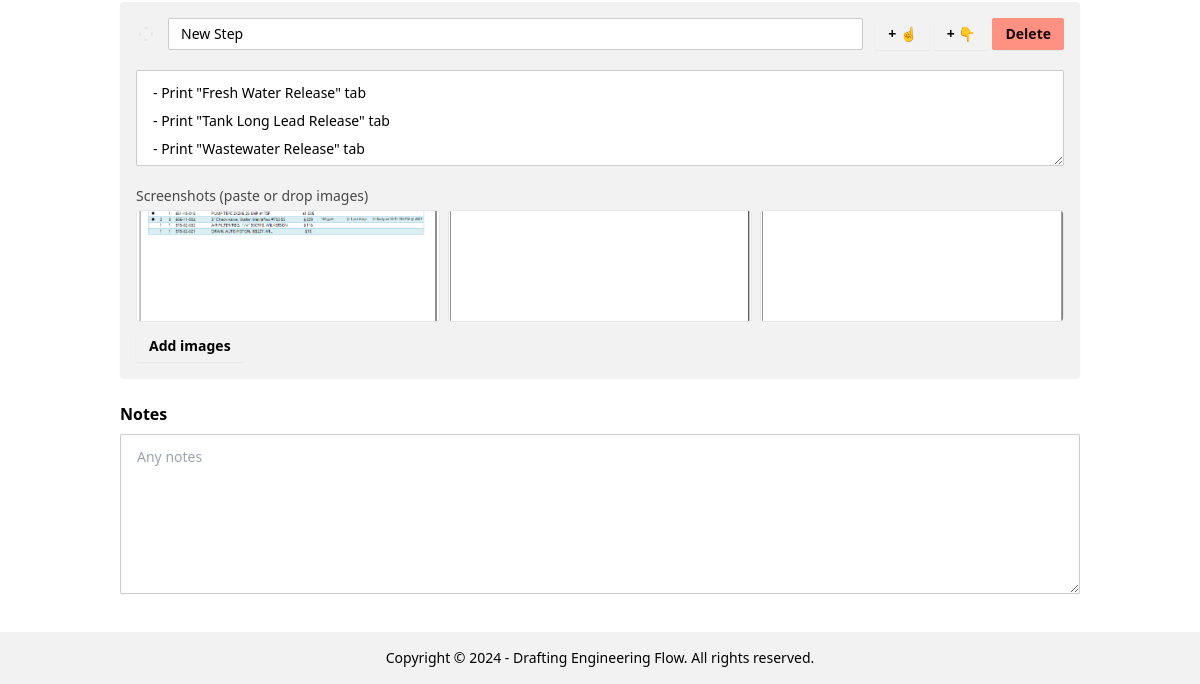
/process-creator/1/ (signed in, lower part), run on an earlier commit of the app's database.
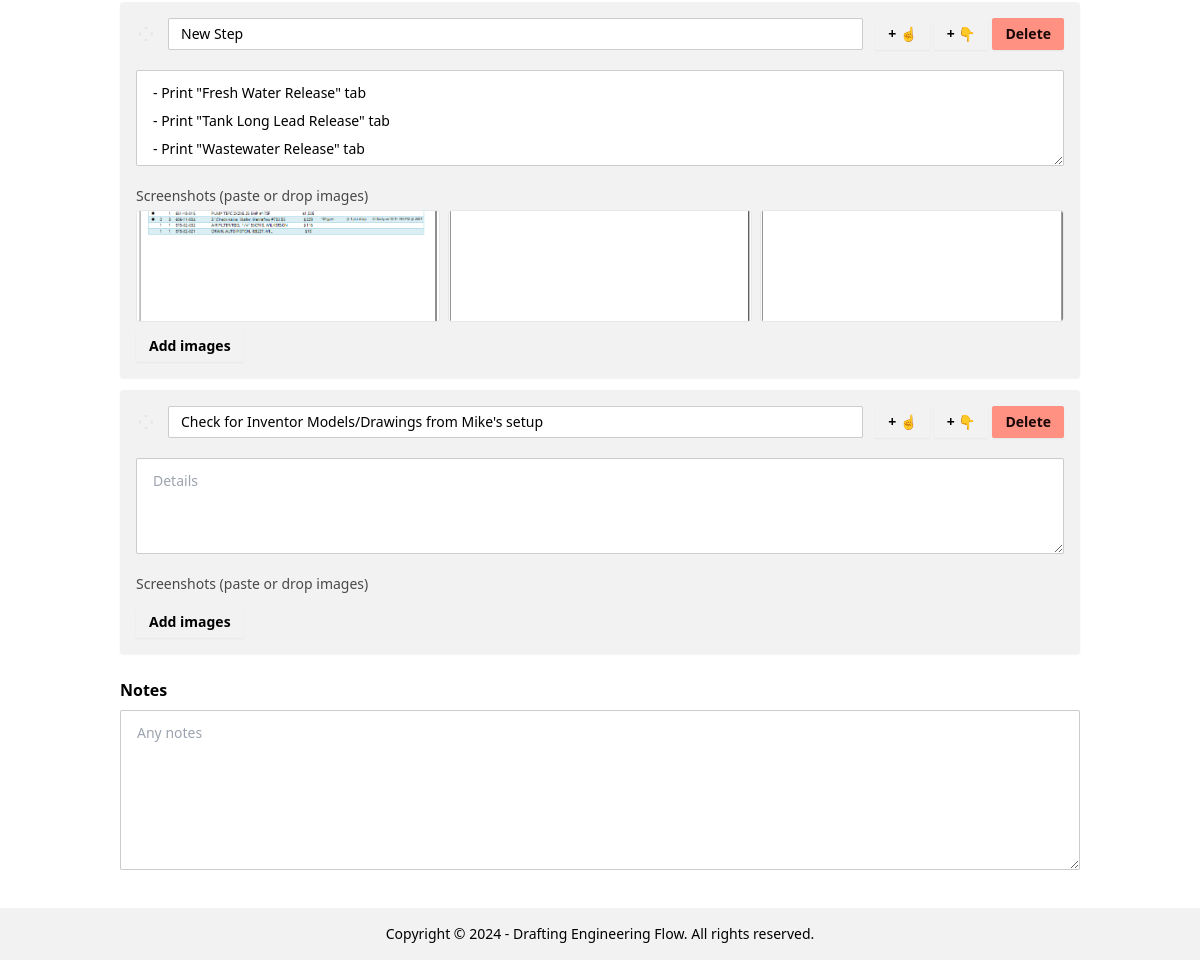
And on a later commit of the database.
### process_creator/models.py (models this page shows, shortened)
class Step(models.Model):
    process = models.ForeignKey(Process, related_name="steps", on_delete=models.CASCADE)
    order = models.PositiveIntegerField(default=1)
    title = models.CharField(max_length=255)
    details = models.TextField(blank=True)
    created_at = models.DateTimeField(auto_now_add=True)
    updated_at = models.DateTimeField(auto_now=True)
    class Meta:
        ordering = ["order", "id"]
        unique_together = ("process", "order")

class StepImage(models.Model):
    step = models.ForeignKey(Step, related_name="images", on_delete=models.CASCADE)
    image = models.ImageField(upload_to="process_screenshots/")
    order = models.PositiveIntegerField(default=1)
    uploaded_at = models.DateTimeField(auto_now_add=True)
    class Meta:
        ordering = ["order", "id"]

### process_creator/views.py (the view)
# urls.py: path("<int:pk>/", views.process_edit, name="edit"),
@login_required
@require_app_access('process_creator', action='edit')
def process_edit(request, pk: int):
    process = get_object_or_404(Process, pk=pk)
    return render(request, "process_creator/edit.html", {"process": process})

### rbac/context_processors.py (called while the page is built)
def rbac_context(request):
    context = {}
    if request.user.is_authenticated:
        context.update({
            'user_accessible_apps': get_user_accessible_apps(request.user),
            'user_roles': get_user_roles(request.user),
        })
    else:
        context.update({
            'user_accessible_apps': [],
            'user_roles': [],
        })
    return context

### rbac/utils.py (called while the page is built, shortened)
def has_app_access(user, app_name, action='view'):
    if not user or not user.is_authenticated:
        return False
    try:
        app_access = AppAccess.objects.get(app_name=app_name)
        if not app_access.is_enabled:
            return False
    except AppAccess.DoesNotExist:
        return False
    if user.is_superuser:
        return True

def check_app_access(user, app_name, action='view'):
    if not has_app_access(user, app_name, action):
        log_access_attempt(user, app_name, action, success=False,
                          error_message=f"Access denied for {action} on {app_name}")
        raise PermissionDenied(f"You don't have permission to {action} {app_name}")

### process_creator/templates/process_creator/edit.html (shortened to what this page needs)
{% extends 'base.html' %}
{% block content %}
<div class="max-w-7xl mx-auto px-1 sm:px-2 lg:px-4">
  <div class="grid grid-cols-12 gap-6">
    <div class="col-span-12">
      <div id="steps" class="space-y-3">
        {% for step in process.steps.all %}
          <div class="card bg-base-200 shadow-sm" data-id="{{ step.id }}">
            <div class="card-body p-4">
              <div class="flex items-center gap-3">
                <span class="drag cursor-grab text-base-300" title="Drag to reorder">
                  <svg xmlns="http://www.w3.org/2000/svg" class="h-5 w-5" viewBox="0 0 24 24" fill="currentColor"><path d="M10 4h4v2h-4V4zm0 14h4v2h-4v-2zM4 10h2v4H4v-4zm14 0h2v4h-2v-4z"/></svg>
                </span>
                <input class="step-title input input-sm input-bordered flex-1" value="{{ step.title }}" required />
                <div class="flex gap-1">
                  <button class="btn btn-sm" data-insert="up" title="Add before">+ ☝️</button>
                  <button class="btn btn-sm" data-insert="down" title="Add after">+ 👇</button>
                  <button class="btn btn-sm btn-error step-delete">Delete</button>
                </div>
              </div>
              <textarea class="step-details textarea textarea-bordered mt-3 h-24" placeholder="Details">{{ step.details }}</textarea>
              <div class="mt-3 img-section">
                <div class="text-sm opacity-70 mb-1">Screenshots (paste or drop images)</div>
                <div class="grid grid-cols-2 md:grid-cols-3 gap-2" id="imgs-{{ step.id }}">
                  {% for img in step.images.all %}
                    <div class="relative group">
                      <img src="{{ img.image.url }}" class="rounded border object-cover w-full h-28" />
                    </div>
                  {% endfor %}
                </div>
                <div class="mt-2 flex gap-2">
                  <button type="button" class="btn btn-sm" data-open-upload="{{ step.id }}">Add images</button>
                </div>
              </div>
            </div>
          </div>
        {% endfor %}
      </div>
    </div>
    <div class="col-span-12">
      <h2 class="font-semibold mb-2">Notes</h2>
      <textarea id="process-notes" class="textarea textarea-bordered w-full min-h-40" placeholder="Any notes">{{ process.notes }}</textarea>
    </div>
  </div>
</div>
{% endblock %}

What changed in the data, as far as the page shows it:
added Step: title "Check for Inventor Models/Drawings from Mike's setup"
